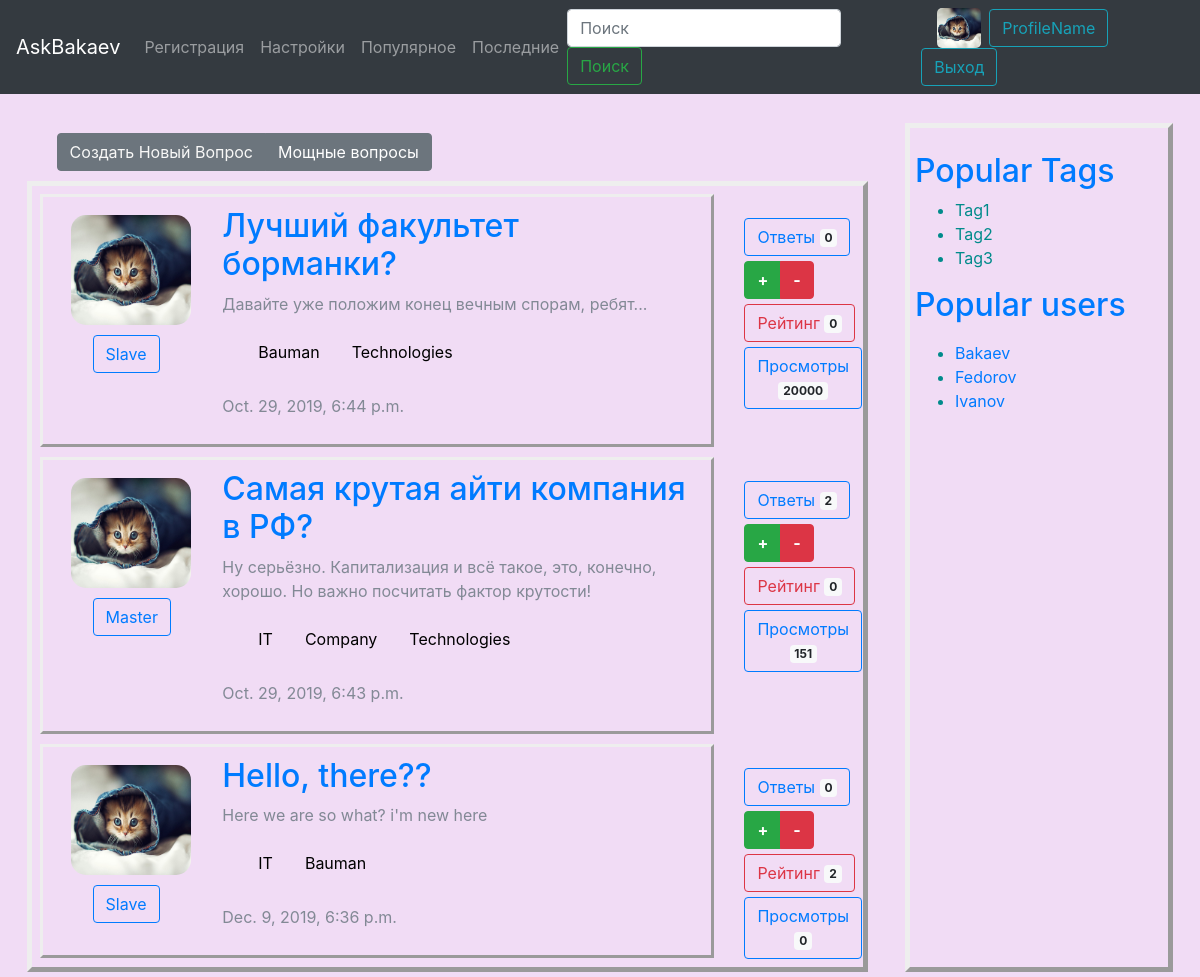
Page /popular/ on the committed database.
### main/models.py (models this page shows, shortened)
class Questions(models.Model):
    question = models.CharField(max_length=200, verbose_name = "вопрос")
    description = models.TextField(verbose_name = "подробности вопроса")
    author = models.ForeignKey(
        Users, on_delete=models.CASCADE, related_name='user', verbose_name = "автор")
    answers_count = models.IntegerField(default=0, verbose_name = "ответы")
    rating = models.IntegerField(default=0, verbose_name = "рейтинг")
    views = models.IntegerField(default=0, verbose_name = "просмотры")
    creation_time = models.DateTimeField(auto_now_add=True, verbose_name='дата и время создания')
    published = models.BooleanField(default=True, verbose_name="опубликован?")
    tags = models.ManyToManyField('Tags', blank=True, related_name='tags', verbose_name='Теги')
    objects = QuestManager()
    class Meta:
        verbose_name = "Вопрос"
        verbose_name_plural = "Вопросы"

class Users(models.Model):
    name = models.CharField(max_length=20, verbose_name="имя")
    birthday = models.DateField(verbose_name='дата рождения')
    about = models.TextField(default="Пользователь не рассказал о себе.", verbose_name="о пользователе")
    avatar = models.ImageField(upload_to='upload/')
    password = models.CharField(default="qwertyqwerty", max_length=32, verbose_name="parol'")
    def __str__(self):
        return self.name
    class Meta:
        verbose_name = "Пользователь"
        verbose_name_plural = "Пользователи"

class Tags(models.Model):
    tag = models.CharField(max_length=20, verbose_name="тег")
    author = models.ForeignKey(
        Users, on_delete=models.CASCADE, verbose_name = "добавил тег")
    questions_count = models.IntegerField(default=0, verbose_name = "вопросы")
    questions = models.ManyToManyField('Questions', blank=True, related_name='quest', verbose_name='Voprosi')
    class Meta:
        verbose_name = "Тег"
        verbose_name_plural = "Теги"

### main/views.py (the view)
# urls.py: path('popular/', main_views.popular, name='popular'),
def popular(request, year=0):
    questions = models.Questions.objects.filter(published=True).order_by("-views")
    return main_page(request, questions)

### main/views.py (called while the page is built)
def main_page(request, questions):
    context = {"test":"roar",
        'tags': models.Tags.objects.all(),
        'users': models.Users.objects.all(),
        "questions" : questions,
        "answers" : models.Answers.objects.all()}
    return render(request, "main/index.html", context)

### main/templates/main/index.html (shortened to what this page needs)
{% extends "base.html" %}
{% block content %}
{% load static %}
<div class="up">
    <div class="btn-group" role="group" aria-label="Basic example">
      <button type="button" class="btn btn-secondary"><a style="color:rgb(248, 248, 247)"
        href="/new">Создать Новый Вопрос</a></button>
      <button type="button" href="/" class="btn btn-secondary">Мощные вопросы</button>
    </div>
  </div>
  <div class="container main-content">
      {% for quest in questions %}
    <div class="row">
      <div class="col-10">
        <div class="question">
          <div class="row">
            <div class="col-2">
              <img class="avatar" src="{% static "public/kitten.jpg" %}" width="120" height="110" alt="kitten">
              <div class="margine">
              <button type="button" href="/" class="btn btn-outline-primary">
                {{ quest.author }}
            </button>
              </div>
            </div>
            <div class="col-1"></div>
            <div class="col-9">
              <h2><a href="/question/{{quest.pk}}">{{ quest.question }} </a></h2>
              <p>
                <a>{{ quest.description }}</a>
              </p>
              <p><div class="pagination">
                {% for tag in quest.tags.all %}
                  <a href='#'>{{ tag.tag }}</a>
                {% endfor %}
                </div></p>
                <p>{{ quest.creation_time }}</p>
            </div>
          </div>
        </div>
      </div>
      <div class="col-2 ">
          <br />
          <div class="marginal">
          <button type="button" class="btn btn-outline-primary">
              Ответы <span class="badge badge-light">{{quest.answers_set.count}}</span>
          </button>
        </div>
        <div class="marginal">
          <div class="btn-group" role="group" aria-label="Basic example">
              <button type="button" class="btn btn-success"><strong> + </strong></button>
              <button type="button" class="btn btn-danger"><strong> - </strong></button>
            </div>
          </div>
            <div class="marginal">
          <button type="button" class="btn btn-outline-danger">
              Рейтинг <span class="badge badge-light">{{ quest.rating }}</span>
          </button>
        </div>
        <button type="button" class="btn btn-outline-primary">
            Просмотры <span class="badge badge-light">{{quest.views}}</span>
        </button>
      </div>
    </div>
    {% endfor %}
  </div>
{% endblock %}

### static/public/my.css (style rules this page uses)
.up { padding: 10px; padding-left: 30px; }
.main-content { border-style: outset; padding: 3px; border-width: 5px; color: darkcyan; }
.question { border-style: outset; padding: 5px; color: rgba(21, 56, 56, 0.507); }
.row { padding: 5px; }
.avatar { margin-left: 18px; margin-top: 8px; border-radius: 15px; margin-right: 8px; }
.margine { margin-top: 10px; margin-left: 40px; }
.marginal { margin-bottom: 5px; }
.row:after { content: ""; display: table; clear: both; }
.pagination { display: inline-block; padding-left: 20px; }
.pagination a { color: black; float: left; padding: 8px 16px; text-decoration: none; }

### rows in the picture
Questions: published True (drawn), author "Slave", question "Лучший факультет борманки?", description "Давайте уже положим конец вечным спорам, ребят...", creation_time "Oct. 29, 2019, 6:44 p.m.", answers_set.count "0", rating "0", views "20000"
Tags: tag "Bauman"
Tags: tag "Technologies"
Questions: published True (drawn), author "Master", question "Самая крутая айти компания в РФ?", description "Ну серьёзно. Капитализация и всё такое, это, конечно, хорошо. Но важно посчитать фактор крутости!", creation_time "Oct. 29, 2019, 6:43 p.m.", answers_set.count "2", rating "0", views "151"
Tags: tag "IT"
Tags: tag "Company"
Questions: published True (drawn), author "Slave", question "Hello, there??", description "Here we are so what? i'm new here", creation_time "Dec. 9, 2019, 6:36 p.m.", answers_set.count "0", rating "2", views "0"
